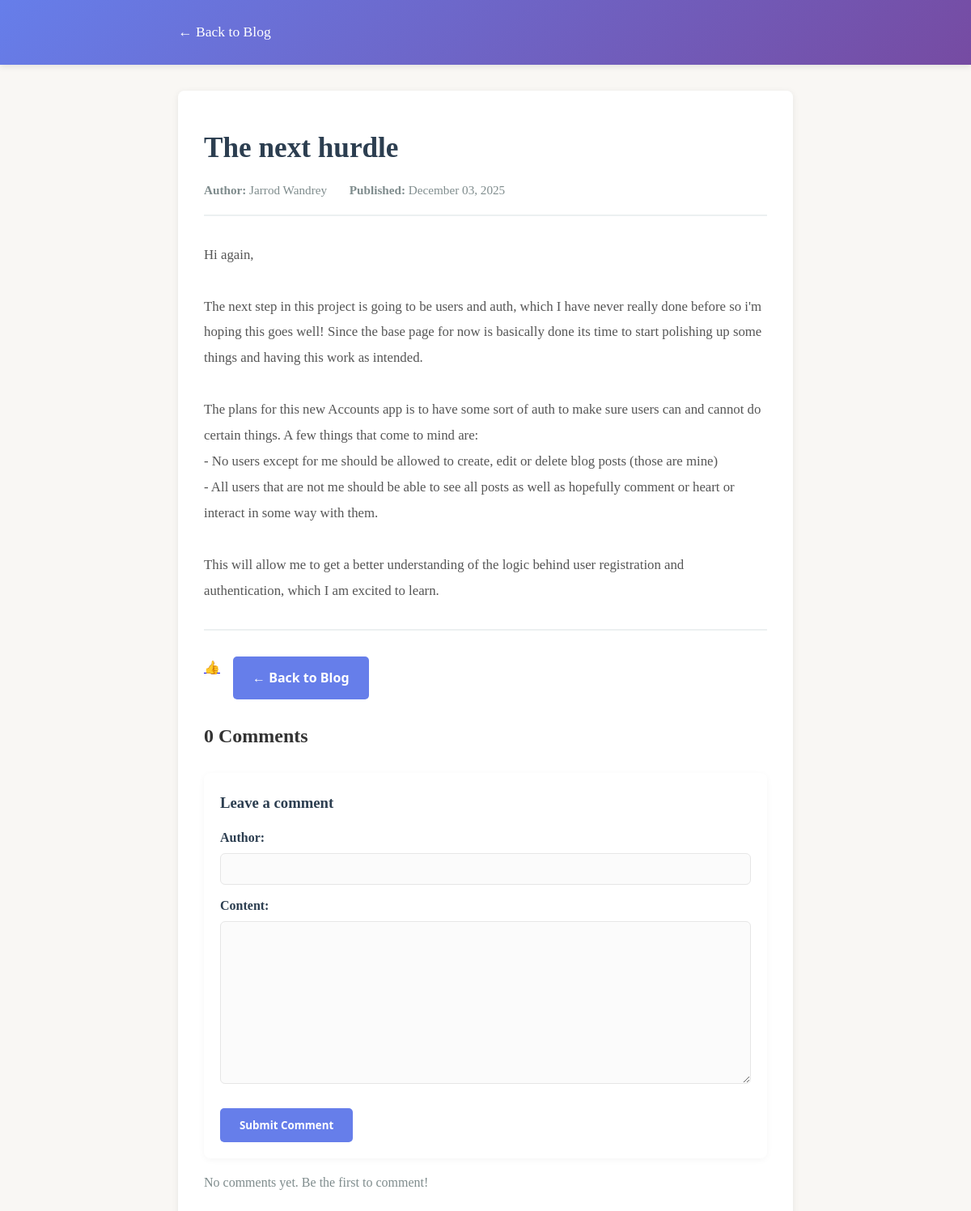
/show/3/, run on the app's committed database.
### blog/models.py (models this page shows)
class Post(models.Model):
    title = models.CharField(max_length=200)
    author = models.CharField(max_length=50)
    content = models.TextField()
    created_at = models.DateTimeField(auto_now_add=True)
    likes = models.IntegerField(default=0)

### blog/views.py (the view, shortened to what this page needs)
# urls.py: path('show/<int:post_id>/', views.show_post, name='show_post'),
def show_post(request, post_id):
    form = CommentForm()
    post = get_post_by_id(post_id)
    if post:
        return render(request, 'show_post.html', {'post': post, 'form': form})
    else:
        return HttpResponse("Post not found", status=404)

### blog/forms.py
class CommentForm(forms.ModelForm):
    author = forms.CharField(max_length=50, required=True, label='Author')
    content = forms.CharField(widget=forms.Textarea, required=True, label='Content')
    class Meta:
        model = Comment
        fields = ['author', 'content']

### blog/services.py (called while the page is built)
def get_post_by_id(post_id):
    try:
        post = Post.objects.get(id=post_id)
        return post
    except Post.DoesNotExist:
        return None

### blog/templates/show_post.html (shortened to what this page needs)
<!DOCTYPE html>
<html lang="en">
<head>
</head>
<body>
    <header>
        <div class="container">
            <a href="/" class="header-link">← Back to Blog</a>
        </div>
    </header>
    <div class="container">
        <div class="post-content-section">
            <h1>{{ post.title }}</h1>
            <div class="post-meta">
                <span><strong>Author:</strong> {{ post.author }}</span>
                <span><strong>Published:</strong> {{ post.created_at|date:"F d, Y" }}</span>
            </div>
            <div class="post-body">{{ post.content|escape }}</div>
            <div class="button-group">
                <a href="/like/{{post.id}}">👍</a>
                <a href="/" class="btn btn-home">← Back to Blog</a>
            </div>
            <div class="comments-section" style="margin-top:1.5rem;">
                <h2>{{ post.comments.count }} Comment{{ post.comments.count|pluralize }}</h2>
                <div class="comment-form">
                    <h3>Leave a comment</h3>
                    <form method="post" action="">
                        {% if user.is_authenticated %}
                        <input type="hidden" name="author" value="{{ user.username }}">
                        <p style="margin-bottom:0.5rem; color:#7f8c8d;">Commenting as <strong>{{ user.username }}</strong></p>
                        {% else %}
                        <div style="margin-bottom:0.75rem;">
                            {{ form.author.label_tag }}
                            {{ form.author }}
                        </div>
                        {% endif %}
                        <div style="margin-bottom:0.75rem;">
                            {{ form.content.label_tag }}
                            {{ form.content }}
                        </div>
                        <button type="submit" class="btn btn-home">Submit Comment</button>
                    </form>
                </div>
                <ul class="comments-list">
                    {% for comment in post.comments.all %}
                    <li class="comment">
                        <p class="meta"><strong>{{ comment.author }}</strong> — <small>{{ comment.created_at|date:"F d, Y H:i" }}</small></p>
                        <p class="body">{{ comment.content|linebreaksbr }}</p>
                    </li>
                    {% empty %}
                    <li class="no-comments" style="color:#7f8c8d;">No comments yet. Be the first to comment!</li>
                    {% endfor %}
                </ul>
            </div>
        </div>
    </div>
</body>
</html>

### blog/templates/show_post.html (style rules this page uses)
* { margin: 0; padding: 0; box-sizing: border-box; }
body { font-family: 'Georgia', 'Garamond', serif; line-height: 1.8; color: #333; background-color: #f9f7f4; }
header { background: linear-gradient(135deg, #667eea 0%, #764ba2 100%); color: white; padding: 1.5rem 0; box-shadow: 0 2px 8px rgba(0,0,0,0.1); }
.container { max-width: 800px; margin: 0 auto; padding: 0 20px; }
.header-link { color: white; text-decoration: none; font-size: 1.1rem; transition: opacity 0.3s ease; }
.post-content-section { background: white; padding: 3rem 2rem; margin: 2rem 0; border-radius: 8px; box-shadow: 0 2px 8px rgba(0,0,0,0.08); }
h1 { font-size: 2.2rem; color: #2c3e50; margin-bottom: 1rem; line-height: 1.3; }
.post-meta { color: #7f8c8d; font-size: 0.95rem; margin-bottom: 2rem; border-bottom: 2px solid #ecf0f1; padding-bottom: 1rem; }
.post-meta span { display: inline-block; margin-right: 1.5rem; }
.post-body { font-size: 1.05rem; line-height: 1.9; color: #555; margin-bottom: 2rem; white-space: pre-wrap; overflow-wrap: break-word; }
.button-group { display: flex; gap: 1rem; margin-top: 2rem; padding-top: 2rem; border-top: 2px solid #ecf0f1; }
.btn { padding: 0.75rem 1.5rem; border: none; border-radius: 5px; text-decoration: none; font-weight: 600; cursor: pointer; transition: all 0.3s ease; font-family: 'Segoe UI', Tahoma, Geneva, Verdana, sans-serif; display: inline-block; text-align: center; }
.btn-home { background-color: #667eea; color: white; }
.comments-section { margin-top: 1.5rem; }
.comments-list { list-style: none; margin-top: 1rem; padding-left: 0; }
.comment-form { margin-top: 1.5rem; background: #fff; padding: 1.25rem; border-radius: 8px; box-shadow: 0 2px 8px rgba(0,0,0,0.04); }
.comment-form h3 { margin-top: 0; margin-bottom: 0.75rem; color: #2c3e50; }
.comment-form label { display:block; margin-bottom:0.25rem; font-weight:600; color:#2c3e50; }
.comment-form input[type="text"], .comment-form textarea, .comment-form input, .comment-form select { width: 100%; padding: 0.6rem; border: 1px solid #e6e6e6; border-radius: 6px; font-family: inherit; font-size: 1rem; color: #333; background: #fbfbfb; box-shadow: inset 0 1px 0 rgba(255,255,255,0.5); }
.comment-form textarea { min-height: 110px; resize: vertical; }
.comment-form .btn { margin-top: 0.5rem; }

### data on the page
Post: title "The next hurdle", author "Jarrod Wandrey", created_at "December 03, 2025", content "Hi again, The next step in this project is going to be users and auth, which I have never really done before so i'm hoping this goes well! Since the base page for now is basically done its time to start polishing up some things and having this work as intended. The plans for this new Accounts app is to have some sort of auth to make sure users can and cannot do certain things. A few things that come to mind are: - No users except for me should be allowed to create, edit or delete blog posts (those are mine) - All users that are not me should be able to see all posts as well as hopefully comment or heart or interact in some way with them. This will allow me to get a better understanding of…", comments.count "0"
